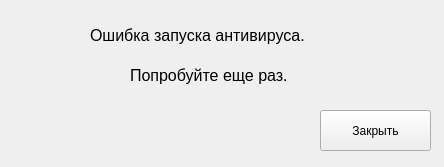
<?xml version="1.0" encoding="UTF-8"?>
<ui version="4.0">
 <class>TrirdWindow</class>
 <widget class="QMainWindow" name="TrirdWindow">
  <property name="geometry">
   <rect>
    <x>0</x>
    <y>0</y>
    <width>444</width>
    <height>167</height>
   </rect>
  </property>
  <property name="windowTitle">
   <string>Antivirus</string>
  </property>
  <widget class="QWidget" name="centralwidget">
   <widget class="QLabel" name="label">
    <property name="geometry">
     <rect>
      <x>90</x>
      <y>10</y>
      <width>271</width>
      <height>51</height>
     </rect>
    </property>
    <property name="font">
     <font>
      <pointsize>12</pointsize>
     </font>
    </property>
    <property name="text">
     <string>Ошибка запуска антивируса.</string>
    </property>
   </widget>
   <widget class="QLabel" name="label_2">
    <property name="geometry">
     <rect>
      <x>130</x>
      <y>50</y>
      <width>201</width>
      <height>51</height>
     </rect>
    </property>
    <property name="font">
     <font>
      <pointsize>12</pointsize>
     </font>
    </property>
    <property name="text">
     <string>Попробуйте еще раз.</string>
    </property>
   </widget>
   <widget class="QPushButton" name="pushButton_2">
    <property name="geometry">
     <rect>
      <x>320</x>
      <y>110</y>
      <width>111</width>
      <height>41</height>
     </rect>
    </property>
    <property name="text">
     <string>Закрыть</string>
    </property>
   </widget>
  </widget>
 </widget>
 <resources/>
 <connections/>
</ui>
